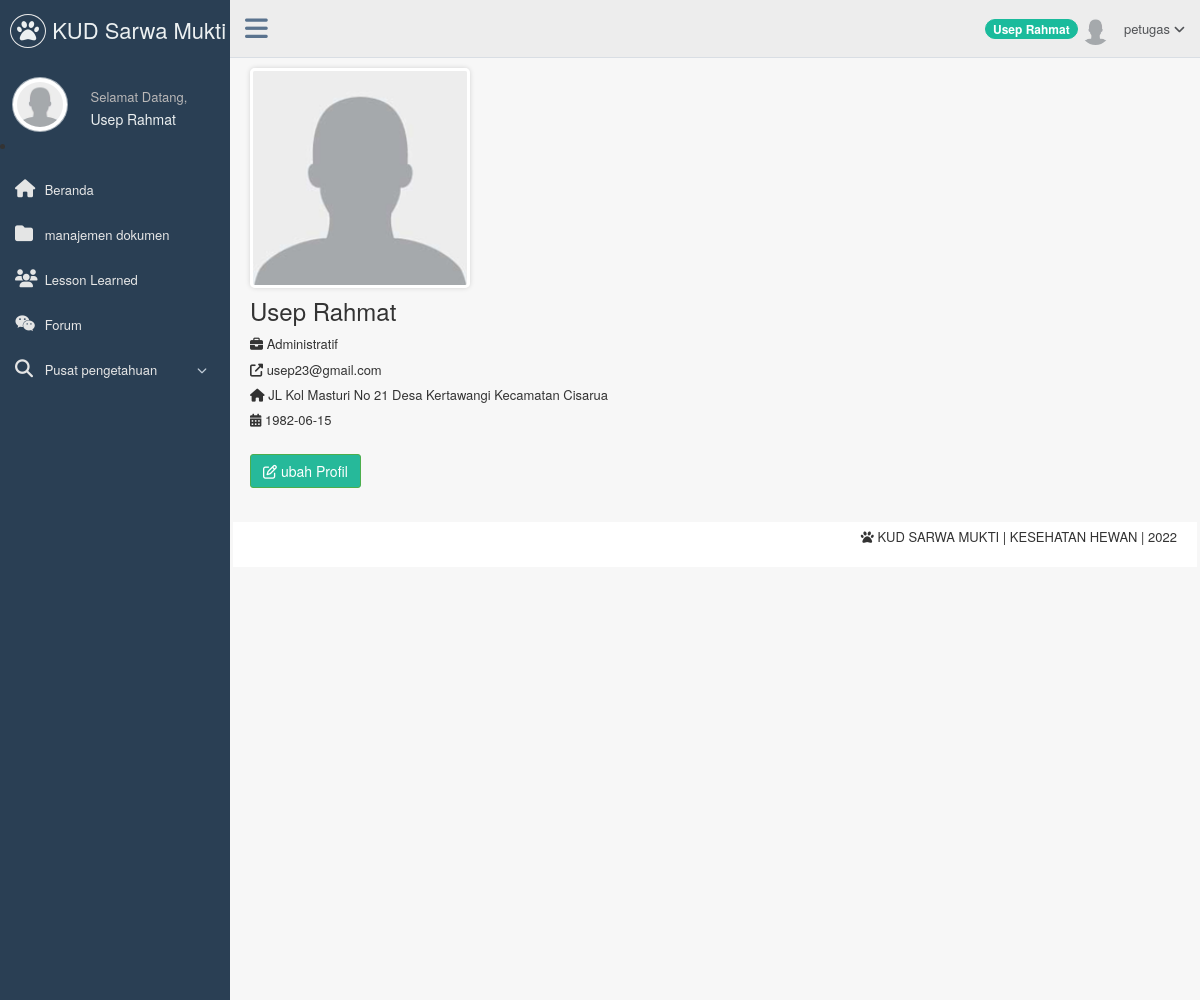
Screenshot of /page/petugas/index.php?page=profile (signed in) with the database file from the repository.
### tables this page shows
CREATE TABLE `t_pengguna` (
  `nip` varchar(15) NOT NULL,
  `username` varchar(50) NOT NULL,
  `password` varchar(50) NOT NULL,
  `nama_pengguna` varchar(200) NOT NULL,
  `level` varchar(80) NOT NULL,
  `email` varchar(150) NOT NULL,
  `jabatan` varchar(50) NOT NULL,
  `status` enum('Aktif','Tidak Aktif') NOT NULL DEFAULT 'Aktif',
  `foto` varchar(255) DEFAULT NULL,
  `alamat` text NOT NULL,
  `tanggal_lahir` date NOT NULL
);

### page/petugas/profile.php (the view, shortened to what this page needs)
<?php
    if($_SESSION['nip']!=""){
    $nip=$_SESSION['nip'];
    $query = mysql_query("select * from t_pengguna where nip='$nip'");
    $data = mysql_fetch_array($query);
?>
<div class="profile_img">
                                            <div id="crop-avatar">
                                                <div class="avatar-view" title="Change the avatar">
                                                    <?php
                                                        if($data['foto']==NULL){
                                                    ?>
                                                            <img src="../../images/user.png" alt="avatar" class="img-square img-responsive" />
                                                    <?php
                                                        }else{
                                                    ?>
                                                            <img src="<?php echo $data['foto'];?>" alt="avatar" class="img-square img-responsive"/>
                                                    <?php
                                                        }
                                                    ?>
                                                </div>
                                            </div>
                                        </div>
                                        <h3><?php echo $data['nama_pengguna']; ?></h3>
                                       <ul class="list-unstyled user_data">
                                            <li>
                                                <i class="fa fa-briefcase user-profile-icon"></i> <?php echo $data['jabatan']; ?>
                                            </li>
                                            <li class="m-top-xs">
                                                <i class="fa fa-external-link user-profile-icon"></i> <?php echo $data['email']; ?>
                                            </li>
                                             <li class="m-top-xs">
                                                <i class="fa fa-home user-profile-icon"></i> <?php echo $data['alamat']; ?>
                                            </li>
                                             <li class="m-top-xs">
                                                <i class="fa fa-calendar user-profile-icon"></i> <?php echo $data['tanggal_lahir']; ?>
                                            </li>
                                            <br/>
                                             <a href="index.php?page=ubah_biodata_pengguna" class="btn btn-success"><i class="fa fa-edit m-right-xs"></i> ubah Profil</a>
                                        </ul>
  <?php
    }
    else{
    header("Location:../../belum_login.php");
}
?>

### page/petugas/sidebar.php (shortened to what this page needs)
<?php
   if($_SESSION['nip']!=""){
   $nip = $_SESSION['nip'];
?>
<?php
     $queryPhoto=mysql_query("SELECT foto
                        FROM t_pengguna
                        WHERE nip = '$nip'
                        LIMIT 1");
    $data=mysql_fetch_array($queryPhoto);
?>
<div class="col-md-3 left_col">
    <div class="left_col scroll-view">
        <div class="navbar nav_title" style="border: 0;">
            <a href="index.php" class="site_title"><i class="fa fa-paw"></i><span> KUD Sarwa Mukti </span></a>
        </div>
                    <div class="profile">
                        <div class="profile_pic">
                <?php
                    if($data['foto']==NULL){
                ?>
                        <img src="../../images/user.png" alt="..." class="img-circle profile_img" width="200" height="55"/>
                <?php
                    }else{
                ?>
                       <img src="<?php echo $data['foto'];?>"  alt="..." class="img-circle profile_img" width="200" height="55">
                <?php
                    }
                ?>
                        </div>
                        <div class="profile_info">
                            <span>Selamat Datang,</span>
                            <h2><?php echo $_SESSION['nama_pengguna'];?></h2>
                        </div>
                    </div>
                    <li/>
                    <div id="sidebar-menu" class="main_menu_side hidden-print main_menu">
                       <div class="menu_section">
                            <ul class="nav side-menu">
                                <li><a href="index.php"><i class="fa fa-home"></i> Beranda </a>
                                </li>
                                <li><a href="index.php?page=daftar_dokumen"><i class="fa fa-folder"></i> manajemen dokumen </a>
                                </li>
                                <li><a href="index.php?page=lesson_learned"><i class="fa fa-users"></i> Lesson Learned </a>
                                </li>
                                <li><a href="index.php?page=forum"><i class="fa fa-wechat"></i> Forum </a>
                                </li>
                                <li><a><i class="fa fa-search"></i> Pusat pengetahuan <span class="fa fa-chevron-down"></span></a>
                                </li>
                            </ul>
                        </div>
                    </div>
    </div>
</div>
<?php
}
else {
header("Location:../../belum_login.php");
}
?>

### page/petugas/header.php (shortened to what this page needs)
<?php
    if($_SESSION['nip']!=""){
    $nip = $_SESSION['nip'];
    $Nama  = $_SESSION['nama_pengguna'];
    $queryPhoto=mysql_query("SELECT foto
                        FROM t_pengguna
                        WHERE nip = '$nip'
                        LIMIT 1");
    $data=mysql_fetch_array($queryPhoto);
?>
            <div class="top_nav">
                <div class="nav_menu">
                    <nav class="" role="navigation">
                       <div class="nav toggle">
                            <a id="menu_toggle"><i class="fa fa-bars"></i></a>
                        </div>
                        <ul class="nav navbar-nav navbar-right">
                            <li>
                                <a href="javascript:;" class="user-profile dropdown-toggle" data-toggle="dropdown" aria-expanded="false">
                                   <span class="badge bg-green"><?php echo $Nama;?></span> <?php
                                                                if($data['foto']==NULL){
                                                            ?>
                                                                    <img src="../../images/user.png" alt=""/>
                                                            <?php
                                                                }else{
                                                            ?>
                                                                   <img src="<?php echo $data['foto'];?>"  alt="">
                                                            <?php
                                                                }
                                                            ?>
                                                            <?php echo $_SESSION['level'];?>
                                    <span class=" fa fa-angle-down"></span>
                                </a>
                            </li>
                        </ul>
                    </nav>
                </div>
              </div>
<?php
}
else {
header("Location:../../belum_login.php");
}
?>

### rows the page displays
t_pengguna: foto (placeholder picture), nama_pengguna "Usep Rahmat", jabatan "Administratif", email "usep23@gmail.com", alamat "JL Kol Masturi No 21 Desa Kertawangi Kecamatan Cisarua", tanggal_lahir "1982-06-15"

### other values shown
$_SESSION['nama_pengguna'] "Usep Rahmat"
$Nama "Usep Rahmat"
$_SESSION['level'] "petugas"
